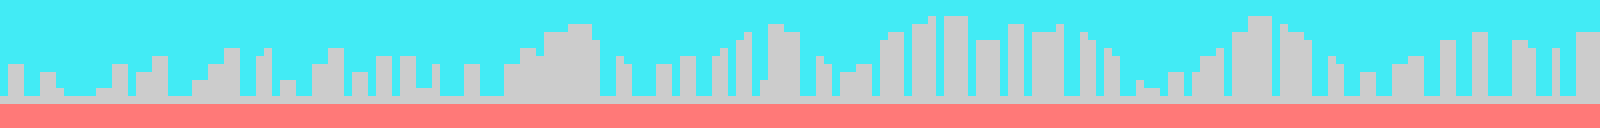

This is a level from a 2D game, rendered from its Tiled map with the project's own tilesets. A one-line summary and the map file follow, with tile-layer data summarised:
An orthogonal 200x16 tile map with 8x8 px tiles, 1 tile layer (Capa de patrones 1).

<map version="1.2" tiledversion="2019.12.11" orientation="orthogonal" renderorder="right-down" compressionlevel="0" width="200" height="16" tilewidth="8" tileheight="8" infinite="0" nextlayerid="2" nextobjectid="1">
 <editorsettings>
  <export target="tilemap_200x23.csv" format="csv" />
 </editorsettings>
 <tileset firstgid="1" source="tileset.tsx" />
 <layer id="1" name="Capa de patrones 1" width="200" height="16">
  <data>[3200 cells, 3200 non-empty, 3 distinct tile ids]</data>
 </layer>
</map>
